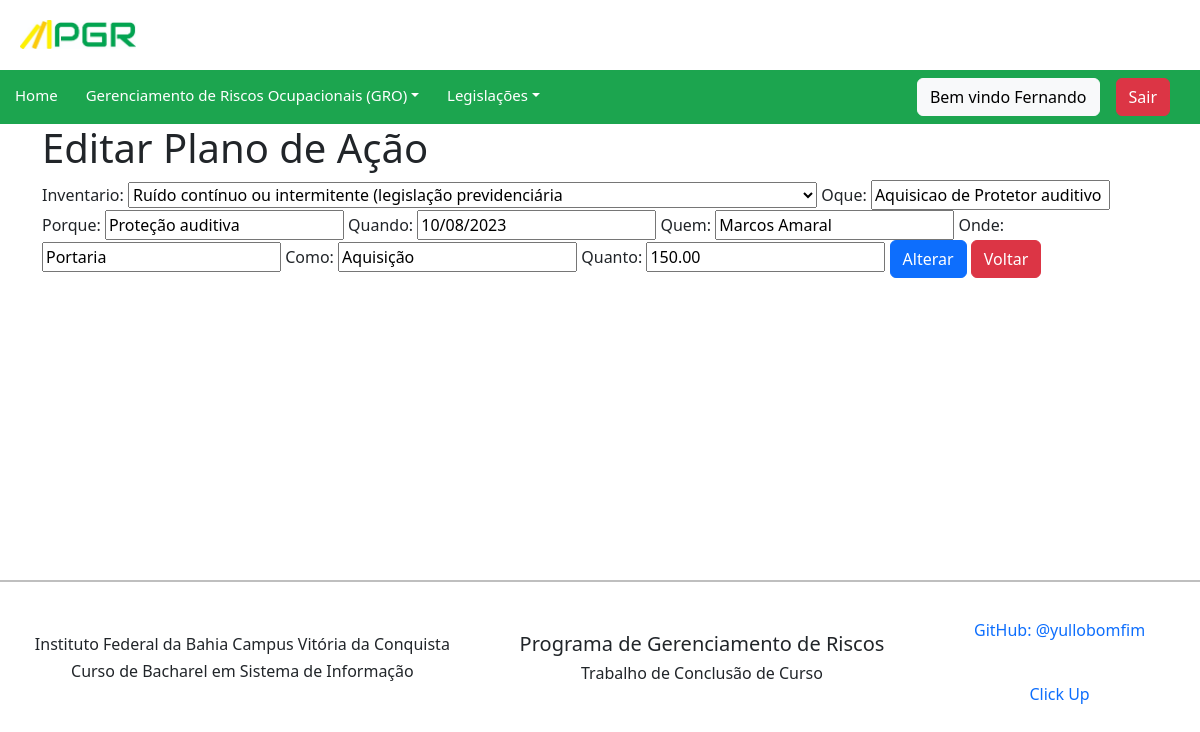
Page /planoacao/update/7/ (signed in) on the committed database.
### pgr/models.py (models this page shows, shortened)
class Planoacao(models.Model):
    inventario = models.ForeignKey(Inventario, verbose_name=("inventario"), on_delete=models.CASCADE)
    oque = models.CharField(max_length=1000)
    porque = models.CharField(max_length=1000)
    quando = models.CharField(max_length=1000)
    quem = models.CharField(max_length=1000)
    onde = models.CharField(max_length=1000)
    como = models.CharField(max_length=1000)
    quanto = models.DecimalField(max_digits=7, decimal_places=2)
    class Meta:
        verbose_name = "plano_acao"
        verbose_name_plural = "planos_acao"
        ordering = ['oque']

### pgr/views.py (the view)
# urls.py: path('planoacao/update/<int:pk>/', PlanoacaoUpdateView.as_view(), name='planoacao_update'),
class PlanoacaoUpdateView(LoginRequiredMixin, UpdateView):
    login_url = reverse_lazy('login')
    model = Planoacao
    form_class = PlanoacaoForm
    template_name = 'planoacao_update.html'
    success_url = reverse_lazy('planoacao_list')

### pgr/forms.py
class PlanoacaoForm(ModelForm):
    class Meta:
        model= Planoacao
        fields = '__all__'

### pgr/models.py (called while the page is built)
    def __str__(self):
        return f"{self.descricao_perigo}"

    def __str__(self):
        return f"{self.descricao_perigo}"

    def __str__(self):
        return str(self.identificacao_risco)

### pgr/templates/planoacao_update.html (shortened to what this page needs)
{% extends 'base.html' %}
{% load bootstrap %}
{% block content %}
<div class="container">
  <h1>Editar Plano de Ação</h1>
  <form method="post">
    {{ form|bootstrap }}
    <button class="btn btn-primary" type="submit">Alterar</button>
    <a class="btn btn-danger" href="/planoacao/">Voltar</a>
  </form>
</div>
  {% endblock %}

### pgr/templates/includes/navbar.html (shortened to what this page needs)
<nav class="navbar navbar-expand-lg navbar-light" style="background-color: #1ca54f;">
    <ul class="navbar-nav nav-text me-auto mb-2 mb-lg-0">
        <li class="nav-item">
            <a class="nav-link" href="{% url 'home'%}" >Home</a>
        </li>
        {% if user.is_authenticated %}
        <li class="nav-item dropdown dmenu">
            <a class="nav-link dropdown-toggle" href="#" id="navbardrop" data-toggle="dropdown">Gerenciamento de Riscos Ocupacionais (GRO)</a>
        </li>
        {% endif %}
        <li class="nav-item">
            <li class="nav-item dropdown dmenu">
            <a class="nav-link dropdown-toggle" href="#" id="navbardrop" data-toggle="dropdown">Legislações</a>
        </li>
    </ul>
        <div class="d-flex gap-3 align-items-center" style="margin-right: 30px">
            {% if user.is_authenticated %}
                <span class="btn btn-light">Bem vindo {{request.user|title}}</span>
                <a class="btn btn-danger" href="{% url 'logout' %}">Sair</a>
            {% endif %}
        </div>
</nav>

### pgr/static/css/pgr.css (style rules this page uses)
.navbar-light .navbar-nav .nav-link { display: block; color: #fff; padding-left: 15px; padding-top: 5px; font-size: 15px; margin-right: 5px; text-decoration: none; transition: color 0.3s ease-in-out, background-color 0.3s ease-in-out; }
.container { min-height: inherit; margin: auto; justify-content: center; align-items: center; }

### rows in the picture
Planoacao: inventario "Ruído contínuo ou intermitente (legislação previdenciária", oque "Aquisicao de Protetor auditivo", porque "Proteção auditiva", quando "10/08/2023", quem "Marcos Amaral", onde "Portaria", como "Aquisição", quanto "150.00"

### other values in the picture
{{ request.user|title }} "Fernando"
